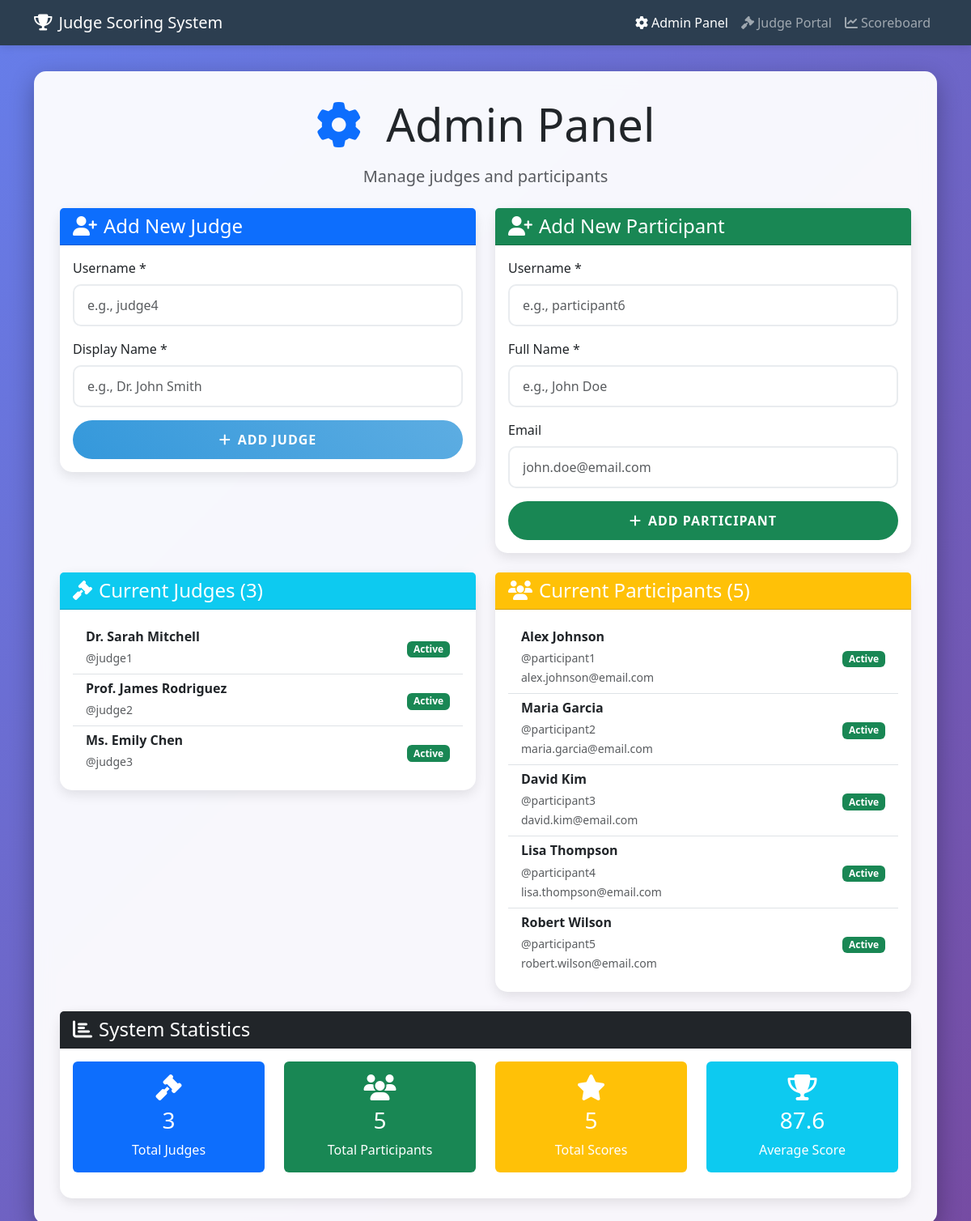
The app's page /admin/index.php with its own data.
### tables this page shows
CREATE TABLE judges (
    id INT AUTO_INCREMENT PRIMARY KEY,
    username VARCHAR(50) UNIQUE NOT NULL,
    display_name VARCHAR(100) NOT NULL,
    created_at TIMESTAMP DEFAULT CURRENT_TIMESTAMP,
    is_active BOOLEAN DEFAULT TRUE
);

CREATE TABLE users (
    id INT AUTO_INCREMENT PRIMARY KEY,
    username VARCHAR(50) UNIQUE NOT NULL,
    full_name VARCHAR(100) NOT NULL,
    email VARCHAR(100),
    registration_date TIMESTAMP DEFAULT CURRENT_TIMESTAMP,
    is_active BOOLEAN DEFAULT TRUE
);

### admin/index.php (the view, shortened to what this page needs)
<?php
$css_path = '../assets/css/style.css';
include '../includes/header.php';
$database = new Database();
$db = $database->getConnection();
$query = "SELECT * FROM judges ORDER BY created_at DESC";
$stmt = $db->prepare($query);
$stmt->execute();
$judges = $stmt->fetchAll(PDO::FETCH_ASSOC);
$query = "SELECT * FROM users ORDER BY registration_date DESC";
$stmt = $db->prepare($query);
$stmt->execute();
$users = $stmt->fetchAll(PDO::FETCH_ASSOC);
?>
<nav class="navbar navbar-expand-lg navbar-dark navbar-custom">
    <div class="container">
        <a class="navbar-brand" href="../">
            <i class="fas fa-trophy me-2"></i>Judge Scoring System
        </a>
        <div class="navbar-nav ms-auto">
            <a class="nav-link active" href="#">
                <i class="fas fa-cog me-1"></i>Admin Panel
            </a>
            <a class="nav-link" href="../judge/">
                <i class="fas fa-gavel me-1"></i>Judge Portal
            </a>
            <a class="nav-link" href="../">
                <i class="fas fa-chart-line me-1"></i>Scoreboard
            </a>
        </div>
    </div>
</nav>
<div class="container">
    <div class="main-container">
        <div class="text-center mb-4">
            <h1 class="display-4 mb-3">
                <i class="fas fa-cog text-primary me-3"></i>
                Admin Panel
            </h1>
            <p class="lead text-muted">Manage judges and participants</p>
        </div>
        <div class="row">
            <div class="col-lg-6 mb-4">
                <div class="card card-custom">
                    <div class="card-header bg-primary text-white">
                        <h4 class="mb-0">
                            <i class="fas fa-user-plus me-2"></i>Add New Judge
                        </h4>
                    </div>
                    <div class="card-body">
                        <form method="POST">
                            <div class="mb-3">
                                <label for="username" class="form-label">Username *</label>
                                <input type="text" class="form-control form-control-custom"
                                       id="username" name="username" required
                                       placeholder="e.g., judge4">
                            </div>
                            <div class="mb-3">
                                <label for="display_name" class="form-label">Display Name *</label>
                                <input type="text" class="form-control form-control-custom"
                                       id="display_name" name="display_name" required
                                       placeholder="e.g., Dr. John Smith">
                            </div>
                            <button type="submit" name="add_judge" class="btn btn-primary-custom btn-custom w-100">
                                <i class="fas fa-plus me-2"></i>Add Judge
                            </button>
                        </form>
                    </div>
                </div>
            </div>
            <div class="col-lg-6 mb-4">
                <div class="card card-custom">
                    <div class="card-header bg-success text-white">
                        <h4 class="mb-0">
                            <i class="fas fa-user-plus me-2"></i>Add New Participant
                        </h4>
                    </div>
                    <div class="card-body">
                        <form method="POST">
                            <div class="mb-3">
                                <label for="user_username" class="form-label">Username *</label>
                                <input type="text" class="form-control form-control-custom"
                                       id="user_username" name="user_username" required
                                       placeholder="e.g., participant6">
                            </div>
                            <div class="mb-3">
                                <label for="full_name" class="form-label">Full Name *</label>
                                <input type="text" class="form-control form-control-custom"
                                       id="full_name" name="full_name" required
                                       placeholder="e.g., John Doe">
                            </div>
                            <div class="mb-3">
                                <label for="email" class="form-label">Email</label>
                                <input type="email" class="form-control form-control-custom"
                                       id="email" name="email"
                                       placeholder="john.doe@email.com">
                            </div>
                            <button type="submit" name="add_user" class="btn btn-success btn-custom w-100">
                                <i class="fas fa-plus me-2"></i>Add Participant
                            </button>
                        </form>
                    </div>
                </div>
            </div>
        </div>
        <div class="row">
            <div class="col-lg-6 mb-4">
                <div class="card card-custom">
                    <div class="card-header bg-info text-white">
                        <h4 class="mb-0">
                            <i class="fas fa-gavel me-2"></i>Current Judges (<?php echo count($judges); ?>)
                        </h4>
                    </div>
                    <div class="card-body">
                        <?php if (empty($judges)): ?>
                            <div class="text-center py-3">
                                <i class="fas fa-gavel fa-2x text-muted mb-3"></i>
                                <p class="text-muted">No judges added yet</p>
                            </div>
                        <?php else: ?>
                            <div class="list-group list-group-flush">
                                <?php foreach ($judges as $judge): ?>
                                    <div class="list-group-item d-flex justify-content-between align-items-center">
                                        <div>
                                            <h6 class="mb-1 fw-bold"><?php echo htmlspecialchars($judge['display_name']); ?></h6>
                                            <small class="text-muted">@<?php echo htmlspecialchars($judge['username']); ?></small>
                                        </div>
                                        <div>
                                            <span class="badge bg-<?php echo $judge['is_active'] ? 'success' : 'secondary'; ?>">
                                                <?php echo $judge['is_active'] ? 'Active' : 'Inactive'; ?>
                                            </span>
                                        </div>
                                    </div>
                                <?php endforeach; ?>
                            </div>
                        <?php endif; ?>
                    </div>
                </div>
            </div>
            <div class="col-lg-6 mb-4">
                <div class="card card-custom">
                    <div class="card-header bg-warning text-white">
                        <h4 class="mb-0">
                            <i class="fas fa-users me-2"></i>Current Participants (<?php echo count($users); ?>)
                        </h4>
                    </div>
                    <div class="card-body">
                        <?php if (empty($users)): ?>
                            <div class="text-center py-3">
                                <i class="fas fa-users fa-2x text-muted mb-3"></i>
                                <p class="text-muted">No participants added yet</p>
                            </div>
                        <?php else: ?>
                            <div class="list-group list-group-flush">
                                <?php foreach ($users as $user): ?>
                                    <div class="list-group-item d-flex justify-content-between align-items-center">
                                        <div>
                                            <h6 class="mb-1 fw-bold"><?php echo htmlspecialchars($user['full_name']); ?></h6>
                                            <small class="text-muted">@<?php echo htmlspecialchars($user['username']); ?></small>
                                            <?php if ($user['email']): ?>
                                                <br><small class="text-muted"><?php echo htmlspecialchars($user['email']); ?></small>
                                            <?php endif; ?>
                                        </div>
                                        <div>
                                            <span class="badge bg-<?php echo $user['is_active'] ? 'success' : 'secondary'; ?>">
                                                <?php echo $user['is_active'] ? 'Active' : 'Inactive'; ?>
                                            </span>
                                        </div>
                                    </div>
                                <?php endforeach; ?>
                            </div>
                        <?php endif; ?>
                    </div>
                </div>
            </div>
        </div>
        <div class="card card-custom">
            <div class="card-header bg-dark text-white">
                <h4 class="mb-0">
                    <i class="fas fa-chart-bar me-2"></i>System Statistics
                </h4>
            </div>
            <div class="card-body">
                <div class="row text-center">
                    <div class="col-md-3 mb-3">
                        <div class="bg-primary text-white p-3 rounded">
                            <i class="fas fa-gavel fa-2x mb-2"></i>
                            <h3><?php echo count($judges); ?></h3>
                            <p class="mb-0">Total Judges</p>
                        </div>
                    </div>
                    <div class="col-md-3 mb-3">
                        <div class="bg-success text-white p-3 rounded">
                            <i class="fas fa-users fa-2x mb-2"></i>
                            <h3><?php echo count($users); ?></h3>
                            <p class="mb-0">Total Participants</p>
                        </div>
                    </div>
                    <div class="col-md-3 mb-3">
                        <div class="bg-warning text-white p-3 rounded">
                            <i class="fas fa-star fa-2x mb-2"></i>
                            <h3>
                                <?php
                                $score_query = "SELECT COUNT(*) as total_scores FROM scores";
                                $score_stmt = $db->prepare($score_query);
                                $score_stmt->execute();
                                $total_scores = $score_stmt->fetch(PDO::FETCH_ASSOC)['total_scores'];
                                echo $total_scores;
                                ?>
                            </h3>
                            <p class="mb-0">Total Scores</p>
                        </div>
                    </div>
                    <div class="col-md-3 mb-3">
                        <div class="bg-info text-white p-3 rounded">
                            <i class="fas fa-trophy fa-2x mb-2"></i>
                            <h3>
                                <?php
                                $avg_query = "SELECT AVG(points) as avg_score FROM scores";
                                $avg_stmt = $db->prepare($avg_query);
                                $avg_stmt->execute();
                                $avg_score = $avg_stmt->fetch(PDO::FETCH_ASSOC)['avg_score'];
                                echo $avg_score ? number_format($avg_score, 1) : '0';
                                ?>
                            </h3>
                            <p class="mb-0">Average Score</p>
                        </div>
                    </div>
                </div>
            </div>
        </div>
    </div>
</div>
<?php include '../includes/footer.php'; ?>

### includes/header.php (shortened to what this page needs)
<!DOCTYPE html>
<html lang="en">
<head>
    <link href="https://cdnjs.cloudflare.com/ajax/libs/bootstrap/5.3.0/css/bootstrap.min.css" rel="stylesheet">
    <link href="https://cdnjs.cloudflare.com/ajax/libs/font-awesome/6.4.0/css/all.min.css" rel="stylesheet">
    <link href="<?php echo isset($css_path) ? $css_path : 'assets/css/style.css'; ?>" rel="stylesheet">
</head>
<body>

### includes/footer.php (shortened to what this page needs)
</body>
</html>

### assets/css/style.css (style rules this page uses)
:root { --primary-color: #2c3e50; --secondary-color: #3498db; --success-color: #27ae60; --warning-color: #f39c12; --danger-color: #e74c3c; --dark-color: #34495e; --light-color: #ecf0f1; }
body { font-family: 'Segoe UI', Tahoma, Geneva, Verdana, sans-serif; background: linear-gradient(135deg, #667eea 0%, #764ba2 100%); min-height: 100vh; margin: 0; }
.main-container { background: rgba(255, 255, 255, 0.95); border-radius: 15px; box-shadow: 0 10px 30px rgba(0, 0, 0, 0.3); margin: 2rem auto; padding: 2rem; backdrop-filter: blur(10px); }
.navbar-custom { background: var(--primary-color); box-shadow: 0 2px 10px rgba(0, 0, 0, 0.1); }
.card-custom { border: none; border-radius: 15px; box-shadow: 0 5px 15px rgba(0, 0, 0, 0.1); transition: transform 0.3s ease, box-shadow 0.3s ease; }
.btn-custom { border-radius: 25px; padding: 0.75rem 2rem; font-weight: 600; text-transform: uppercase; letter-spacing: 1px; transition: all 0.3s ease; border: none; }
.btn-primary-custom { background: linear-gradient(45deg, var(--secondary-color), #5dade2); color: white; }
.form-control-custom { border-radius: 10px; border: 2px solid #e9ecef; padding: 0.75rem 1rem; transition: border-color 0.3s ease; }

### records on screen
judges: display_name "Dr. Sarah Mitchell", username "judge1", is_active "Active"
judges: display_name "Prof. James Rodriguez", username "judge2", is_active "Active"
judges: display_name "Ms. Emily Chen", username "judge3", is_active "Active"
users: full_name "Alex Johnson", username "participant1", email "alex.johnson@email.com", is_active "Active"
users: full_name "Maria Garcia", username "participant2", email "maria.garcia@email.com", is_active "Active"
users: full_name "David Kim", username "participant3", email "david.kim@email.com", is_active "Active"
users: full_name "Lisa Thompson", username "participant4", email "lisa.thompson@email.com", is_active "Active"
users: full_name "Robert Wilson", username "participant5", email "robert.wilson@email.com", is_active "Active"

### other values on screen
count($judges) "3"
count($users) "5"
$total_scores "5"
$avg_score "87.6"
